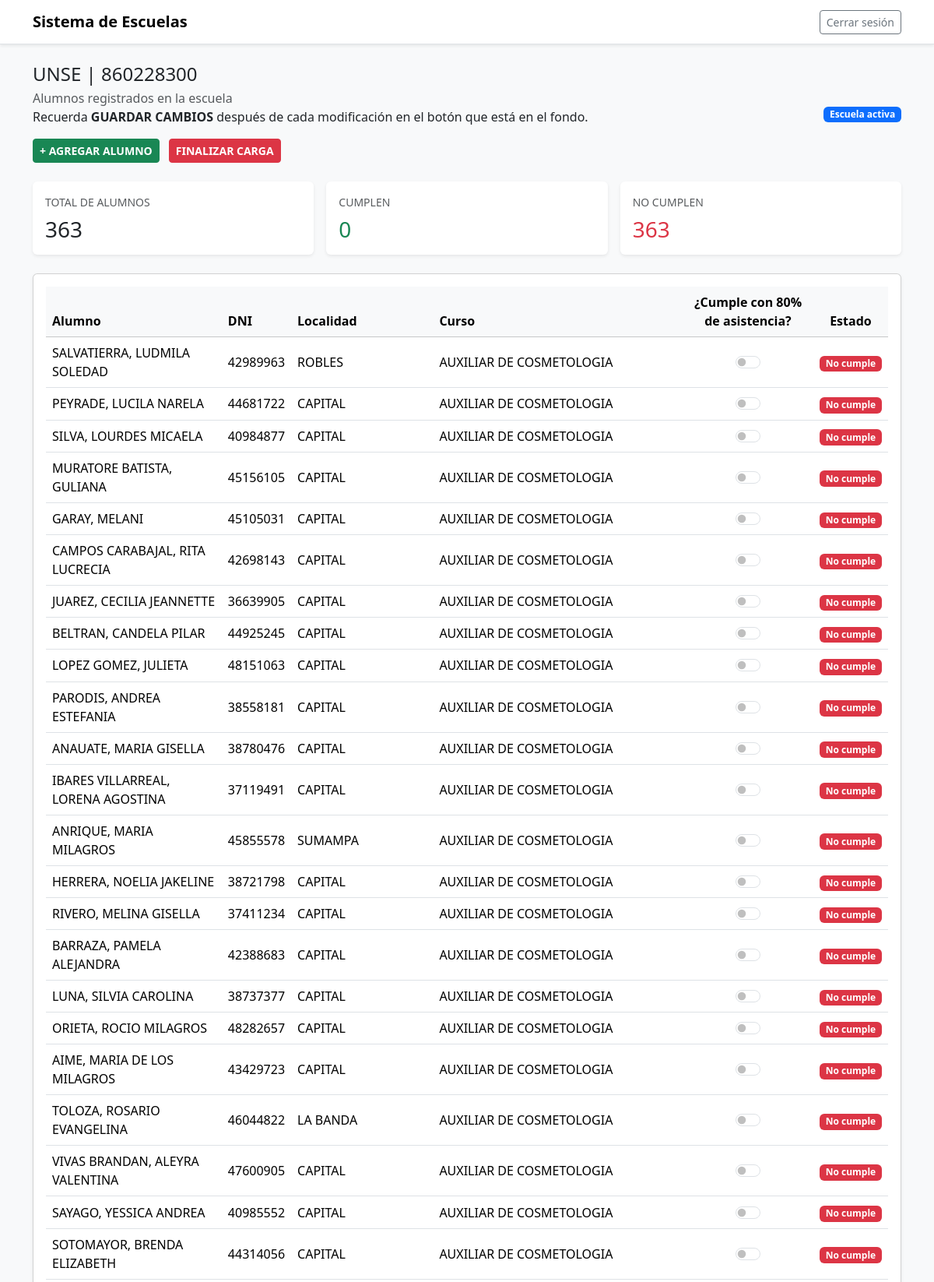
The page /dashboard/ (signed in, upper part) on the database its author committed.
### cue_app/models.py (models this page shows, shortened)
class Escuela(models.Model):
    user = models.OneToOneField(
        User,
        on_delete=models.CASCADE,
        related_name='escuela',
        null=True,
        blank=True
    )
    nombre = models.CharField(max_length=150)
    cue = models.CharField(
        max_length=50,
        unique=True
    )
    dni = models.CharField(
        max_length=20,
        blank=True
    )
    asistencia_completada = models.BooleanField(
        default=False
    )

class Alumno(models.Model):
    escuela = models.ForeignKey(
        Escuela,
        on_delete=models.CASCADE,
        related_name="alumnos"
    )
    nombre = models.CharField(max_length=100)
    apellido = models.CharField(max_length=100)
    curso = models.CharField(max_length=150)
    dni = models.CharField(max_length=150)
    localidad = models.CharField(max_length=150)
    cumple_asistencia = models.BooleanField(
        null=True,
        blank=True
    )
    creado_por_escuela = models.BooleanField(
        default=False
    )

### cue_app/views.py (the view, shortened to what this page needs)
# urls.py: path('dashboard/', dashboard, name='dashboard'),
@login_required
def dashboard(request):
    if request.user.is_staff:
        return redirect('/admin')
    escuela = Escuela.objects.get(
        user=request.user
    )
    alumnos = Alumno.objects.filter(
        escuela=escuela
    )
    total_alumnos = alumnos.count()
    total_cumplen = alumnos.filter(cumple_asistencia=True).count()
    total_pendientes = alumnos.filter(cumple_asistencia=False).count()
    return render(
        request,
        'escuelas/dashboard.html',
        {
            'escuela': escuela,
            'alumnos': alumnos,
            'total_alumnos': total_alumnos,
            'total_cumplen': total_cumplen,
            'total_pendientes': total_pendientes
        }
    )

### cue_app/templates/escuelas/dashboard.html (shortened to what this page needs)
{% extends 'escuelas/base.html' %}
{% block content %}
<div class="container">
    <div class="d-flex flex-column flex-md-row justify-content-between align-items-start align-items-md-center mb-4">
        <div>
            <h1 class="h4 mb-1"> {{ escuela.nombre }} | {{ escuela.cue }}</h1>
            <div>
                <p class="text-muted mb-0">Alumnos registrados en la escuela</p>
                <p>Recuerda <b>GUARDAR CAMBIOS</b> después de cada modificación en el botón que está en el fondo.</p>
                <div class="mt-3">
                    <a href="{% url 'agregar_alumno' %}" class="btn btn-success btn-sm me-2"><b>+ AGREGAR ALUMNO</b></a>
                    <button class="btn btn-danger btn-sm" id="finalizar"><b>FINALIZAR CARGA</b></button>
                </div>
            </div>
        </div>
        <div class="mt-3 mt-md-0">
            <span class="badge bg-primary">Escuela activa</span>
        </div>
    </div>
    <div class="row g-3 mb-4">
        <div class="col-md-4">
            <div class="card border-0 shadow-sm h-100">
                <div class="card-body">
                    <p class="text-uppercase text-muted small mb-2">Total de alumnos</p>
                    <h3 class="mb-0">{{ total_alumnos }}</h3>
                </div>
            </div>
        </div>
        <div class="col-md-4">
            <div class="card border-0 shadow-sm h-100">
                <div class="card-body">
                    <p class="text-uppercase text-muted small mb-2">Cumplen</p>
                    <h3 class="text-success mb-0">{{ total_cumplen }}</h3>
                </div>
            </div>
        </div>
        <div class="col-md-4">
            <div class="card border-0 shadow-sm h-100">
                <div class="card-body">
                    <p class="text-uppercase text-muted small mb-2">No cumplen</p>
                    <h3 class="text-danger mb-0">{{ total_pendientes }}</h3>
                </div>
            </div>
        </div>
    </div>
    <div class="card shadow-sm">
        <div class="card-body">
            <form method="POST">
                <div class="table-responsive">
                    <table class="table table-hover align-middle mb-4">
                        <thead class="table-light">
                            <tr>
                                <th scope="col">Alumno</th>
                                <th>DNI</th>
                                <th>Localidad</th>
                                <th scope="col">Curso</th>
                                <th scope="col" class="text-center">¿Cumple con 80% de asistencia?</th>
                                <th scope="col" class="text-center">Estado</th>
                            </tr>
                        </thead>
                        <tbody>
                            {% for alumno in alumnos %}
                                <tr>
                                    <td>{{ alumno.apellido }}, {{ alumno.nombre }}</td>
                                    <td>{{alumno.dni}}</td>
                                    <td>{{alumno.localidad}}</td>
                                    <td>{{ alumno.curso }}</td>
                                    <td class="text-center">
                                        <div class="form-check form-switch justify-content-center d-flex mb-0">
                                            <input class="form-check-input" type="checkbox" id="cumple_{{ alumno.id }}" name="cumple_{{ alumno.id }}" {% if alumno.cumple_asistencia %}checked{% endif %}>
                                        </div>
                                    </td>
                                    <td class="text-center">
                                        {% if alumno.cumple_asistencia %}
                                            <span class="badge bg-success">Cumple</span>
                                        {% else %}
                                            <span class="badge bg-danger">No cumple</span>
                                        {% endif %}
                                    </td>
                                </tr>
                            {% empty %}
                                <tr>
                                    <td colspan="3">
                                        <div class="alert alert-info mb-0">No hay alumnos registrados para esta escuela.</div>
                                    </td>
                                </tr>
                            {% endfor %}
                        </tbody>
                    </table>
                </div>
            </form>
        </div>
    </div>
</div>
{% endblock %}

### cue_app/templates/escuelas/base.html (shortened to what this page needs)
<!DOCTYPE html>
<html>
<head>
    <link href="https://cdn.jsdelivr.net/npm/bootstrap@5.3.8/dist/css/bootstrap.min.css" rel="stylesheet">
</head>
<body class="bg-light">
    <nav class="navbar navbar-expand-lg navbar-light bg-white border-bottom shadow-sm">
        <div class="container d-flex justify-content-between align-items-center">
            <a class="navbar-brand fw-semibold" href="#">Sistema de Escuelas</a>
            <div>
                {% if request.user.is_authenticated %}
                    <a class="btn btn-outline-secondary btn-sm" href="{% url 'logout' %}">Cerrar sesión</a>
                {% endif %}
            </div>
        </div>
    </nav>
    <main class="py-4">
        {% block content %}{% endblock %}
    </main>
</body>
</html>

### rows shown on the page
Escuela: nombre "UNSE", cue "860228300"
Alumno: apellido "SALVATIERRA", nombre "LUDMILA SOLEDAD", dni "42989963", localidad "ROBLES", curso "AUXILIAR DE COSMETOLOGIA", shows "No cumple"
Alumno: apellido "PEYRADE", nombre "LUCILA NARELA", dni "44681722", localidad "CAPITAL", curso "AUXILIAR DE COSMETOLOGIA", shows "No cumple"
Alumno: apellido "SILVA", nombre "LOURDES MICAELA", dni "40984877", localidad "CAPITAL", curso "AUXILIAR DE COSMETOLOGIA", shows "No cumple"
Alumno: apellido "MURATORE BATISTA", nombre "GULIANA", dni "45156105", localidad "CAPITAL", curso "AUXILIAR DE COSMETOLOGIA", shows "No cumple"
Alumno: apellido "GARAY", nombre "MELANI", dni "45105031", localidad "CAPITAL", curso "AUXILIAR DE COSMETOLOGIA", shows "No cumple"
Alumno: apellido "CAMPOS CARABAJAL", nombre "RITA LUCRECIA", dni "42698143", localidad "CAPITAL", curso "AUXILIAR DE COSMETOLOGIA", shows "No cumple"
Alumno: apellido "JUAREZ", nombre "CECILIA JEANNETTE", dni "36639905", localidad "CAPITAL", curso "AUXILIAR DE COSMETOLOGIA", shows "No cumple"
Alumno: apellido "BELTRAN", nombre "CANDELA PILAR", dni "44925245", localidad "CAPITAL", curso "AUXILIAR DE COSMETOLOGIA", shows "No cumple"
Alumno: apellido "LOPEZ GOMEZ", nombre "JULIETA", dni "48151063", localidad "CAPITAL", curso "AUXILIAR DE COSMETOLOGIA", shows "No cumple"
Alumno: apellido "PARODIS", nombre "ANDREA ESTEFANIA", dni "38558181", localidad "CAPITAL", curso "AUXILIAR DE COSMETOLOGIA", shows "No cumple"
Alumno: apellido "ANAUATE", nombre "MARIA GISELLA", dni "38780476", localidad "CAPITAL", curso "AUXILIAR DE COSMETOLOGIA", shows "No cumple"
Alumno: apellido "IBARES VILLARREAL", nombre "LORENA AGOSTINA", dni "37119491", localidad "CAPITAL", curso "AUXILIAR DE COSMETOLOGIA", shows "No cumple"
Alumno: apellido "ANRIQUE", nombre "MARIA MILAGROS", dni "45855578", localidad "SUMAMPA", curso "AUXILIAR DE COSMETOLOGIA", shows "No cumple"
Alumno: apellido "HERRERA", nombre "NOELIA JAKELINE", dni "38721798", localidad "CAPITAL", curso "AUXILIAR DE COSMETOLOGIA", shows "No cumple"
Alumno: apellido "RIVERO", nombre "MELINA GISELLA", dni "37411234", localidad "CAPITAL", curso "AUXILIAR DE COSMETOLOGIA", shows "No cumple"
Alumno: apellido "BARRAZA", nombre "PAMELA ALEJANDRA", dni "42388683", localidad "CAPITAL", curso "AUXILIAR DE COSMETOLOGIA", shows "No cumple"
Alumno: apellido "LUNA", nombre "SILVIA CAROLINA", dni "38737377", localidad "CAPITAL", curso "AUXILIAR DE COSMETOLOGIA", shows "No cumple"
Alumno: apellido "ORIETA", nombre "ROCIO MILAGROS", dni "48282657", localidad "CAPITAL", curso "AUXILIAR DE COSMETOLOGIA", shows "No cumple"
Alumno: apellido "AIME", nombre "MARIA DE LOS MILAGROS", dni "43429723", localidad "CAPITAL", curso "AUXILIAR DE COSMETOLOGIA", shows "No cumple"
Alumno: apellido "TOLOZA", nombre "ROSARIO EVANGELINA", dni "46044822", localidad "LA BANDA", curso "AUXILIAR DE COSMETOLOGIA", shows "No cumple"
Alumno: apellido "VIVAS BRANDAN", nombre "ALEYRA VALENTINA", dni "47600905", localidad "CAPITAL", curso "AUXILIAR DE COSMETOLOGIA", shows "No cumple"
Alumno: apellido "SAYAGO", nombre "YESSICA ANDREA", dni "40985552", localidad "CAPITAL", curso "AUXILIAR DE COSMETOLOGIA", shows "No cumple"
Alumno: apellido "SOTOMAYOR", nombre "BRENDA ELIZABETH", dni "44314056", localidad "CAPITAL", curso "AUXILIAR DE COSMETOLOGIA", shows "No cumple"

### other values the page prints
{{ total_alumnos }} "363"
{{ total_cumplen }} "0"
{{ total_pendientes }} "363"
